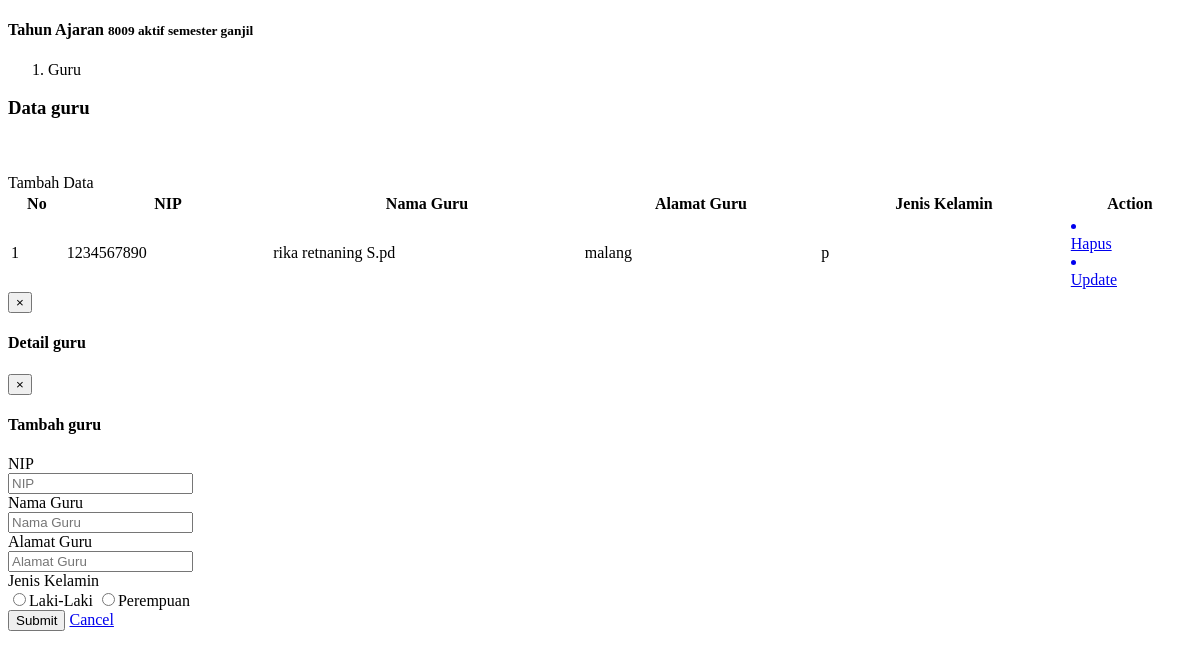
/pages/guru.php, run on the app's committed database.
### tables this page shows
CREATE TABLE `tahun` (
  `id_tahun` int(11) NOT NULL,
  `tahun` varchar(50) NOT NULL,
  `status` enum('aktif','non-aktif') NOT NULL,
  `status_smt` enum('semester ganjil','semester genap') NOT NULL,
  PRIMARY KEY (`id_tahun`)
);

CREATE TABLE `guru` (
  `nip` varchar(50) NOT NULL,
  `nama_gr` varchar(50) NOT NULL,
  `alamat` varchar(50) NOT NULL,
  `jk` enum('l','p') NOT NULL,
  PRIMARY KEY (`nip`)
);

### pages/guru.php (the view, shortened to what this page needs)
<!DOCTYPE html>
<html>
<head>
  <link rel="stylesheet" type="text/css" href="../sweetalert/sweetalert.css">
</head>
<body>
    <section class="content-header">
      <h4>
        Tahun Ajaran
        <small>
           <?php
            $sql = mysqli_query($con, "SELECT * from tahun where status = 'aktif'");
            while ($row = mysqli_fetch_array($sql)) {
          ?>
          <?php echo $row['tahun']; ?> <?php echo $row['status']; ?> <?php echo $row['status_smt']; ?>
          <?php } ?>
        </small>
      </h4>
      <ol class="breadcrumb">
        <li class="active">Guru</li>
      </ol>
    </section>
    <section class="content">
  <div class="box box-warning" id="box-tampil">
      <div class="box-header with-border">
        <h3 class="box-title">Data guru</h3>
        <br> <br>
        <a  class="btn btn-info" style="float:left;" data-toggle="modal" data-target="#insert"><span class="glyphicon glyphicon-plus"></span>Tambah Data</a>
      </div>
      <div class="box-body">
        <table id="example1" class="table table-bordered table-striped" style="width:100%;">
            <thead>
              <tr>
                <th>No</th>
                <th>NIP</th>
                <th>Nama Guru</th>
                <th>Alamat Guru</th>
                <th>Jenis Kelamin</th>
                <th><center>Action</center></th>
              </tr>
            </thead>
            <tbody>
              <?php
              $no = 1;
              $query = mysqli_query($con,"SELECT * from guru") or die(mysqli_error());
              while($rows = mysqli_fetch_array($query))
              { ?>
              <tr>
                  <td><?php echo $no;?></td>
                  <td><?php echo $rows['nip'];?></td>
                  <td><?php echo $rows['nama_gr'];?></td>
                  <td><?php echo $rows['alamat'];?></td>
                  <td><?php echo $rows['jk']; ?></td>
                  <td>
                    <a  href='../php/hapus-guru.php?ni=<?php echo $rows['nip'];?>' class="btn btn-warning btn-sm delete-link" ><li class="glyphicon glyphicon-trash"></li> Hapus</a>
                  <?php echo "<a href='#edit' class='btn btn-primary btn-sm' id='custId' data-toggle='modal' data-id=".$rows['nip']."><li class='fa fa-edit'></li>Update</a>"; ?></td>
              </tr>
              <?php
                $no++;
              } ?>
            </tbody>
          </table>
        </div>
        </div>
<div class="modal fade" id="edit" role="dialog">
        <div class="modal-dialog" role="document">
            <div class="modal-content">
                <div class="modal-header box-info">
                    <button type="button" class="close" data-dismiss="modal">&times;</button>
                    <h4 class="modal-title">Detail guru</h4>
                </div>
            </div>
        </div>
</div>
  <div class="modal fade" id="insert" role="dialog">
    <div class="modal-dialog">
      <div class="modal-content">
        <div class="modal-header">
          <button type="button" class="close" data-dismiss="modal">&times;</button>
          <h4 class="modal-title">Tambah guru</h4>
        </div>
          <div class="modal-body">
          <form class="form-horizontal" action="../php/tambah-guru.php" method="post">
              <div class="box-body">
                <div class="form-group">
                  <label for="guru" class="col-sm-3 control-label">NIP</label>
                  <div class="col-sm-9">
                    <input type="text" class="form-control" id="guru" placeholder="NIP" name="nip">
                  </div>
                </div>
                <div class="form-group">
                  <label for="guru" class="col-sm-3 control-label">Nama Guru</label>
                  <div class="col-sm-9">
                    <input type="text" class="form-control" id="guru" placeholder="Nama Guru" name="nama_gr">
                  </div>
                </div>
                  <div class="form-group">
                  <label for="guru" class="col-sm-3 control-label">Alamat Guru</label>
                  <div class="col-sm-9">
                    <input type="text" class="form-control" id="guru" placeholder="Alamat Guru" name="alamat_gr">
                  </div>
                  </div>
                  <div class="form-group">
                  <label for="guru" class="col-sm-3 control-label">Jenis Kelamin</label>
                  <div class="col-sm-9">
                    <input type="radio" name="jk" value="l"  required/>Laki-Laki
                    <input type="radio" name="jk" value="p"  required/>Perempuan
                  </div>
                  </div>
              </div>
              <div class="box-footer">
                <input type="submit" name="submit" class="btn btn-primary"></a>
                <a href="?page=guru" class="btn btn-default">Cancel</a>
              </div>
            </form>
        </div>
      </div>
    </div>
  </div>
  </section>
</body>
</html>

### data on the page
tahun: tahun "8009", status "aktif", status_smt "semester ganjil"
guru: nip "1234567890", nama_gr "rika retnaning S.pd", alamat "malang", jk "p"
